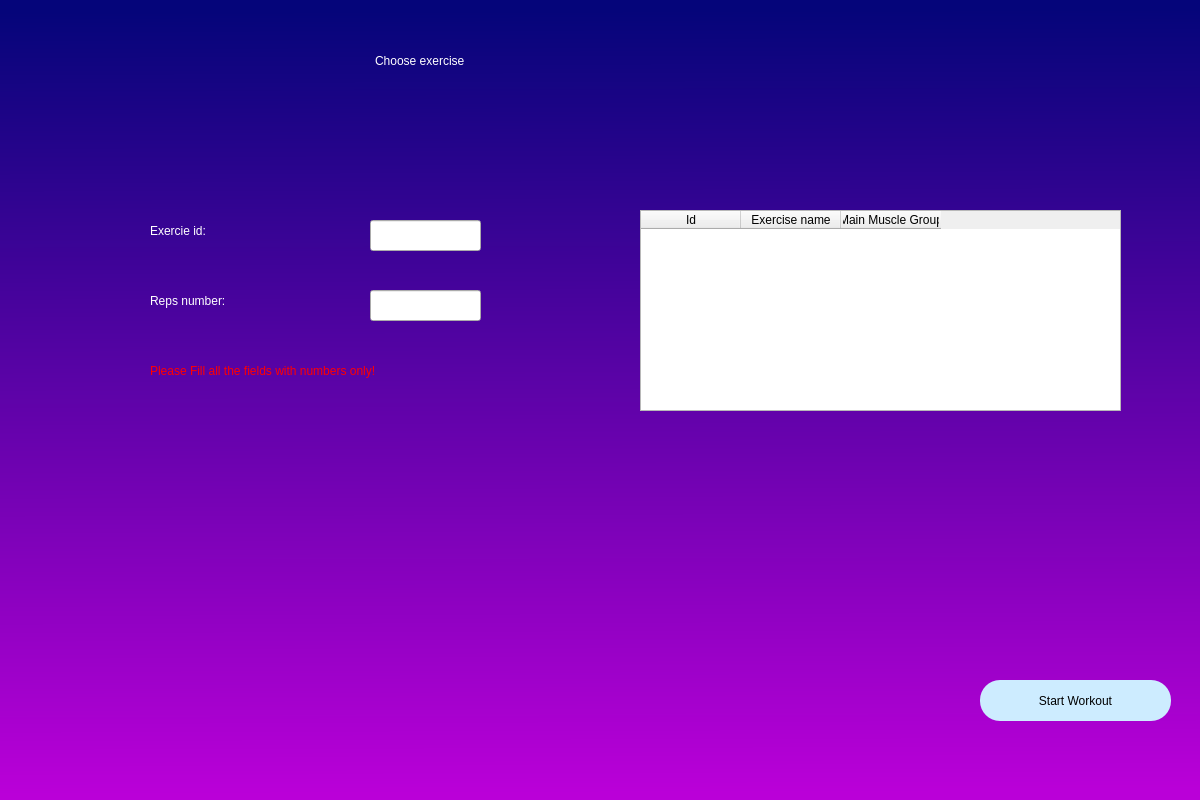
<?xml version="1.0" encoding="UTF-8"?>
<ui version="4.0">
 <class>MainWindow</class>
 <widget class="QMainWindow" name="MainWindow">
  <property name="geometry">
   <rect>
    <x>0</x>
    <y>0</y>
    <width>1200</width>
    <height>800</height>
   </rect>
  </property>
  <property name="windowTitle">
   <string>MainWindow</string>
  </property>
  <property name="styleSheet">
   <string notr="true">QWidget#centralwidget{
background-color: qlineargradient(spread:pad, x1:0, y1:0, x2:0.008, y2:0.994, stop:0.0152381 rgba(5, 5, 122, 255), stop:1 rgba(186, 0, 216, 255));}</string>
  </property>
  <widget class="QWidget" name="centralwidget">
   <widget class="QPushButton" name="bt_start">
    <property name="geometry">
     <rect>
      <x>980</x>
      <y>680</y>
      <width>191</width>
      <height>41</height>
     </rect>
    </property>
    <property name="styleSheet">
     <string notr="true">border-radius:20px;
font: 75 14pt &quot;MS Shell Dlg 2&quot;;
background-color: rgb(205, 236, 255);</string>
    </property>
    <property name="text">
     <string>Start Workout</string>
    </property>
   </widget>
   <widget class="QLabel" name="label">
    <property name="geometry">
     <rect>
      <x>375</x>
      <y>20</y>
      <width>450</width>
      <height>81</height>
     </rect>
    </property>
    <property name="styleSheet">
     <string notr="true">font: 75 36pt &quot;MS Shell Dlg 2&quot;;color:rgb(255, 255, 255)</string>
    </property>
    <property name="text">
     <string>Choose exercise</string>
    </property>
   </widget>
   <widget class="QLabel" name="label_2">
    <property name="geometry">
     <rect>
      <x>150</x>
      <y>200</y>
      <width>151</width>
      <height>61</height>
     </rect>
    </property>
    <property name="styleSheet">
     <string notr="true">color:rgb(255, 255, 255);
font: 75 20pt &quot;MS Shell Dlg 2&quot;;</string>
    </property>
    <property name="text">
     <string>Exercie id:</string>
    </property>
   </widget>
   <widget class="QLabel" name="label_3">
    <property name="geometry">
     <rect>
      <x>150</x>
      <y>270</y>
      <width>201</width>
      <height>61</height>
     </rect>
    </property>
    <property name="styleSheet">
     <string notr="true">color:rgb(255, 255, 255);
font: 75 20pt &quot;MS Shell Dlg 2&quot;;</string>
    </property>
    <property name="text">
     <string>Reps number:</string>
    </property>
   </widget>
   <widget class="QLineEdit" name="i_eid">
    <property name="geometry">
     <rect>
      <x>370</x>
      <y>220</y>
      <width>111</width>
      <height>31</height>
     </rect>
    </property>
   </widget>
   <widget class="QLineEdit" name="i_repsnum">
    <property name="geometry">
     <rect>
      <x>370</x>
      <y>290</y>
      <width>111</width>
      <height>31</height>
     </rect>
    </property>
   </widget>
   <widget class="QTableWidget" name="table">
    <property name="geometry">
     <rect>
      <x>640</x>
      <y>210</y>
      <width>481</width>
      <height>201</height>
     </rect>
    </property>
    <property name="sizePolicy">
     <sizepolicy hsizetype="Fixed" vsizetype="Fixed">
      <horstretch>0</horstretch>
      <verstretch>0</verstretch>
     </sizepolicy>
    </property>
    <property name="frameShape">
     <enum>QFrame::StyledPanel</enum>
    </property>
    <property name="frameShadow">
     <enum>QFrame::Sunken</enum>
    </property>
    <property name="sizeAdjustPolicy">
     <enum>QAbstractScrollArea::AdjustToContents</enum>
    </property>
    <property name="editTriggers">
     <set>QAbstractItemView::NoEditTriggers</set>
    </property>
    <property name="selectionBehavior">
     <enum>QAbstractItemView::SelectRows</enum>
    </property>
    <column>
     <property name="text">
      <string>Id</string>
     </property>
    </column>
    <column>
     <property name="text">
      <string>Exercise name</string>
     </property>
    </column>
    <column>
     <property name="text">
      <string>Main Muscle Group</string>
     </property>
    </column>
   </widget>
   <widget class="QLabel" name="lbl_alert">
    <property name="geometry">
     <rect>
      <x>150</x>
      <y>350</y>
      <width>441</width>
      <height>41</height>
     </rect>
    </property>
    <property name="styleSheet">
     <string notr="true">font: 14pt &quot;MS Shell Dlg 2&quot;;color:rgb(255, 0, 0)</string>
    </property>
    <property name="text">
     <string>Please Fill all the fields with numbers only!</string>
    </property>
   </widget>
  </widget>
 </widget>
 <resources/>
 <connections/>
</ui>
